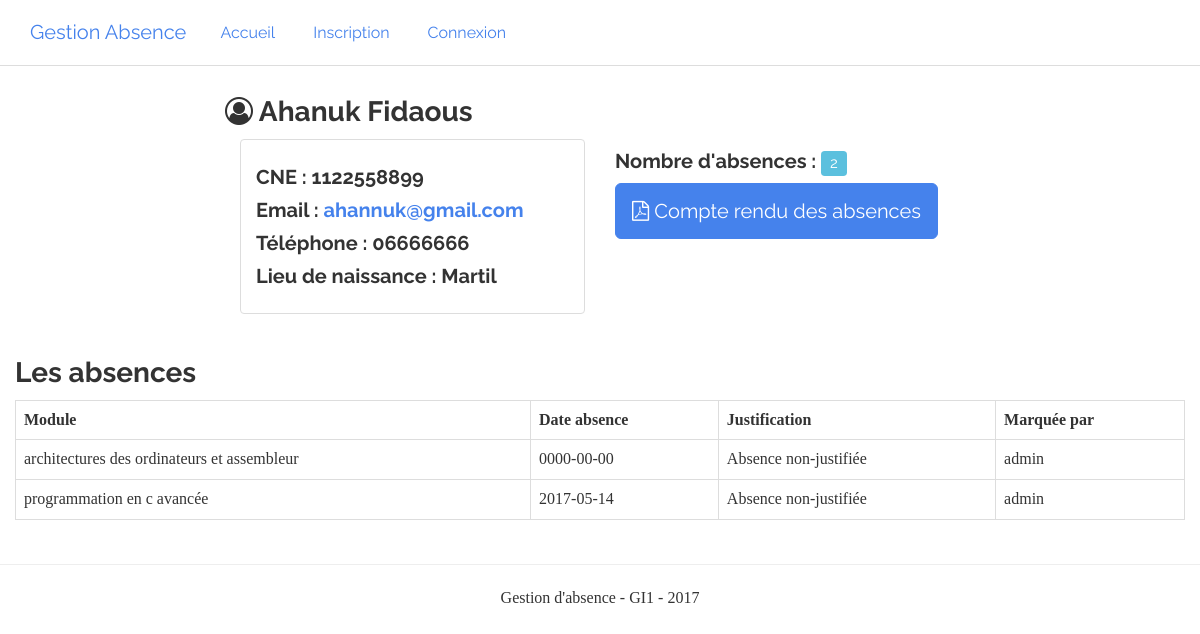
/etudiant.php?id=1, run on an earlier commit of the app's database.
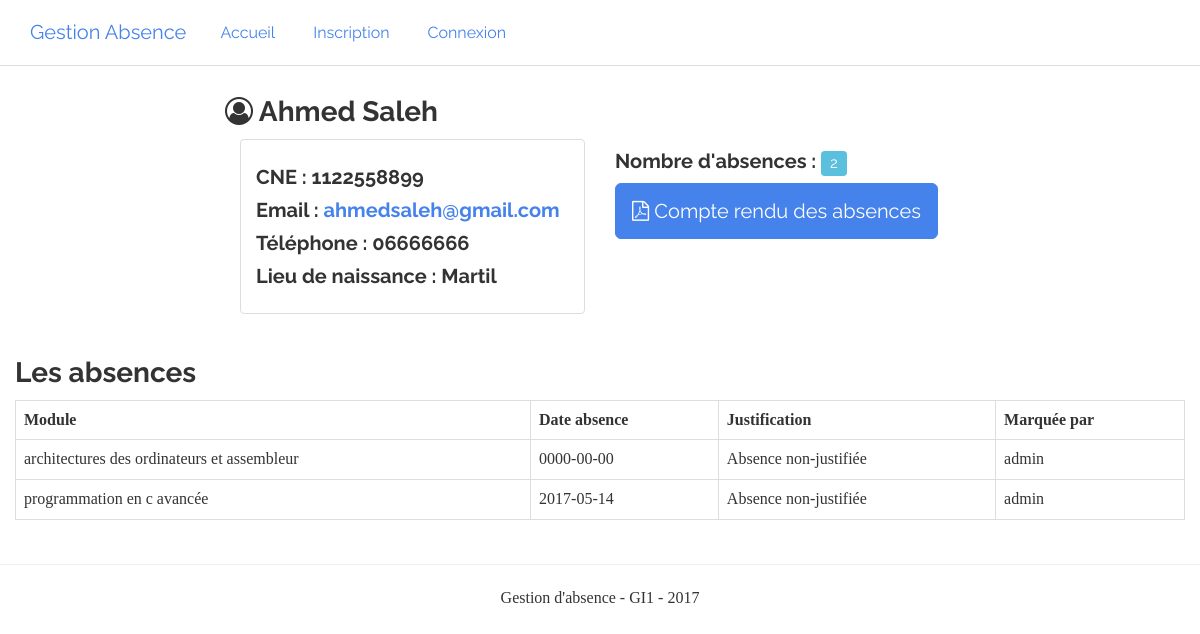
And on a later commit of the database.
### tables this page shows
CREATE TABLE IF NOT EXISTS `etudiant` (
  `id` int(11) NOT NULL AUTO_INCREMENT,
  `id_user` int(11) NOT NULL,
  `cin` varchar(255) NOT NULL,
  `nom` varchar(255) NOT NULL,
  `cne` varchar(255) NOT NULL,
  `prenom` varchar(255) NOT NULL,
  `date_naissance` date NOT NULL,
  `adresse` text NOT NULL,
  `lieu_naissance` varchar(255) NOT NULL,
  `telephone` varchar(255) NOT NULL,
  `email` varchar(255) NOT NULL,
  PRIMARY KEY (`id`),
  KEY `id_user` (`id_user`)
);

### files/functions.php (called while the page is built, shortened)
<?php
function database()
{
    $host = "127.0.0.1";
    $username = "root";
    $password = "";
    $database = "gab";
    $db = new PDO("mysql:host=" . $host . ";dbname=" . $database, $username, $password,
        array(
            PDO::MYSQL_ATTR_INIT_COMMAND => 'SET NAMES UTF8',
            PDO::ATTR_ERRMODE => PDO::ERRMODE_SILENT
        )
    );
    return $db;
}
function getEtudiant($id)
{
    $student = "";
    $db = database();
    $sttm = $db->prepare("SELECT * FROM etudiant where id=:id");
    $sttm->bindParam(':id', $id);
    if ($sttm->execute()) {
        $student = $sttm->fetch(PDO::FETCH_ASSOC);
        return $student;
    }
    return $student;
}
function calculerAbsences($id)
{
    $nombreAbsences = 0;
    $db = database();
    $sttm = $db->prepare("SELECT count(id_etudiant) FROM absence where id_etudiant=:id and is_old=0 ");
    $sttm->bindParam(':id', $id);
    if ($sttm->execute()) {
        $nombreAbsences = $sttm->fetch(PDO::FETCH_ASSOC);
        return $nombreAbsences;
    }
    return $nombreAbsences;
}
function listAbsenceParEtudiant($id)
{
    $absences_ = $absences = [];
    $db = database();
    $sttm = $db->prepare("SELECT * FROM absence where id_etudiant=:id and is_old=0");
    $sttm->bindParam(":id", $id);
    if ($sttm->execute()) {
        $absences_ = $sttm->fetchAll();
        foreach ($absences_ as $a) {
            $sttm2 = $db->prepare("SELECT * FROM professeur where id=:id");
            $sttm2->bindParam(":id", $a["professeur"]);
            if ($sttm2->execute()) {
                $professeur = $sttm2->fetch(PDO::FETCH_ASSOC);
                if(!empty($professeur))
                {
                    $a["nom_prof"] = $professeur["nom"];
                    $a["prenom_prof"] = $professeur["prenom"];
                }else{
                    $a['nom_prof'] = 'admin';
                    $a['prenom_prof'] = '';
                }
                $absences [] = $a;
            }
        }
        return $absences;
    }
    return $absences;
}

### etudiant.php (the view, shortened to what this page needs)
<?php
require "header.php";
$etudiant = getEtudiant($_GET["id"]);
$nombreAbsences = calculerAbsences($_GET["id"]);
$absences = listAbsenceParEtudiant($_GET["id"]);
?>
<div class="container">
    <div class="row">
        <div class="col-md-8 col-md-offset-2">
            <h3><i class="fa fa-user-circle-o"></i> <?=$etudiant["nom"] ?> <?=$etudiant["prenom"] ?></h3>
            <div class="col-md-6">
                <div class="panel panel-default">
                    <div class="panel-body">
                        <h4>CNE : <?= $etudiant["cne"]; ?></h4>
                        <h4>Email : <a target="_blank" href="mailto:<?=$etudiant["email"]; ?>"><?= $etudiant["email"]; ?></a></h4>
                        <h4>Téléphone : <?= $etudiant["telephone"]; ?></h4>
                        <h4>Lieu de naissance : <?= $etudiant["lieu_naissance"]; ?></h4>
                    </div>
                </div>
            </div>
            <div class="col-md-6">
                <h4>Nombre d'absences : <span class="label label-info"><?=$nombreAbsences["count(id_etudiant)"] ?></span></h4>
                <div class="form-group">
                    <a href="absence_etudiant_pdf.php?id=<?=$etudiant["id"]; ?>" class="btn btn-primary btn-lg"><i class="fa fa-file-pdf-o"></i> Compte rendu des absences</a>
                </div>
            </div>
        </div>
    </div>
    <div class="row">
        <h3>Les absences</h3>
        <table class="table table-bordered" >
            <tr>
                <th>Module</th>
                <th>Date absence</th>
                <th>Justification</th>
                <th>Marquée par</th>
            </tr>
            <?php foreach($absences as $a): ?>
            <tr>
                <td><?=$a["module"] ?></td>
                <td><?=$a["date_absence"] ?></td>
                <td><?=$a["type_absence"] ?></td>
                <td><?=$a["nom_prof"] ?> <?=$a["prenom_prof"] ?></td>
            </tr>
            <?php endforeach; ?>
        </table>
    </div>
</div>
<?php require "footer.php"; ?>

What changed in the data, as far as the page shows it:
changed etudiant "Martil": nom "Ahanuk" → "Ahmed"; prenom "Fidaous" → "Saleh"; email "ahannuk@gmail.com" → "ahmedsaleh@gmail.com"
